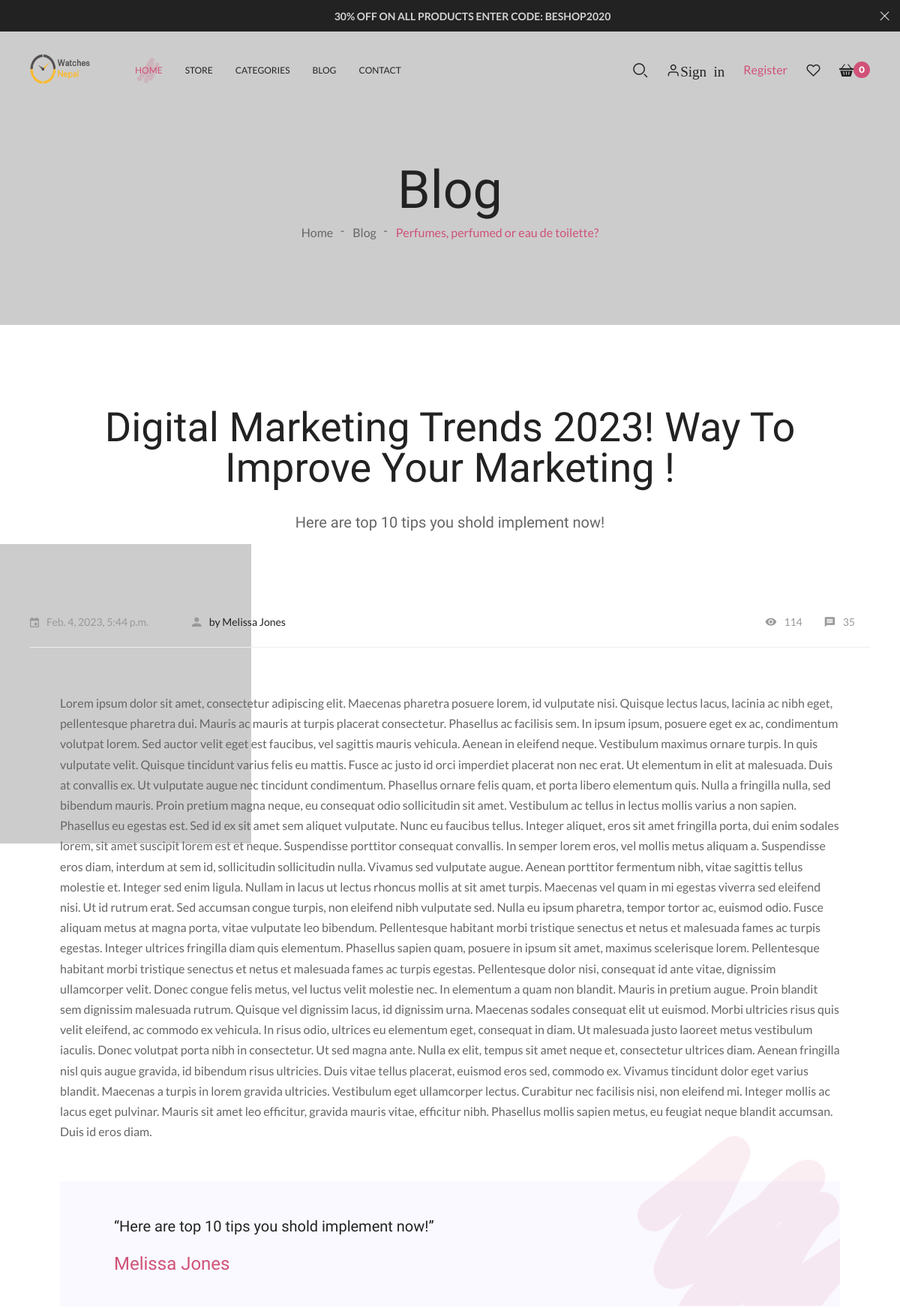
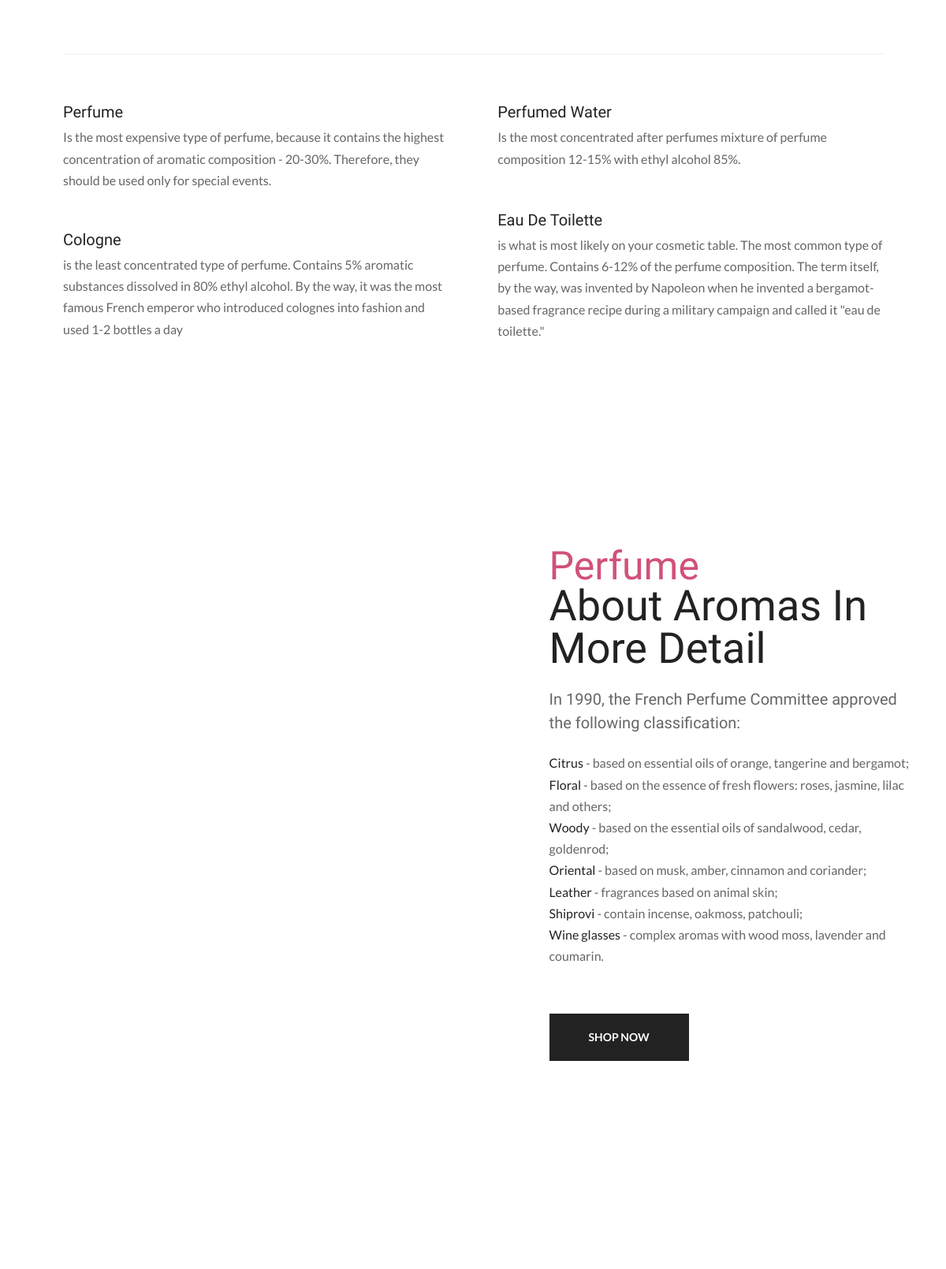
Page /blog/Digital-Marketing-Trends-2023 (upper part) on the committed database (2 pictures, top to bottom).
### blog/models.py (models this page shows, shortened)
class Blog(models.Model):
    blog_title = models.CharField(max_length=200)
    blog_sub_title = models.CharField(max_length=200)
    description = models.TextField()
    image = models.ImageField(upload_to='blog')
    slug = models.SlugField(unique=True)
    created_date = models.DateTimeField(auto_now_add=True)
    modified_date   = models.DateTimeField(auto_now_add = True)

### contact/models.py (models this page shows, shortened)
class Contact(models.Model):
    logo = models.ImageField(upload_to='logo')
    company_name = models.CharField(max_length=250)
    address = models.CharField(max_length=250)
    address_2 = models.CharField(max_length=250, blank=True)
    phone_number = PhoneNumberField(help_text='Contact phone number')
    email = models.EmailField(max_length=20)
    day_open = models.CharField(max_length=100, null=True)
    contact_note = models.TextField(null=True)

### blog/views.py (the view)
# urls.py: path('<slug:blog_slug>', views.blog_detail, name= 'blog_detail'),
def blog_detail(request, blog_slug):
    try:
        blog_detail = Blog.objects.get(slug=blog_slug)
    except Exception as e:
        raise e
    context= {
        'blog': blog_detail,
    }
    return render(request,'blog/blog_detail.html', context)

### category/context_processors.py (called while the page is built)
def menu_links(request):
    links = Category.objects.all()
    product_cat = Product.objects.filter(category__id__in=links)
    link_count = product_cat.count()
    return dict(links=links, link_count = link_count)

### category/models.py (called while the page is built)
    def get_url(self):
        return reverse('product_by_category', args=[self.slug])

### contact/context_processors.py (called while the page is built)
def social_link(request):
    social_link = Socialmedia.objects.all()
    contact = Contact.objects.all()
    return dict(social_link=social_link,contact=contact)

### templates/blog/blog_detail.html (shortened to what this page needs)
{% extends 'base.html'%}
{% load static %}
{% block content %}
        <main class="content">
            <div class="detail-block detail-block_margin">
                <div class="wrapper">
                    <div class="detail-block__content">
                        <h1>Blog</h1>
                        <ul class="bread-crumbs">
                            <li class="bread-crumbs__item">
                                <a href="#" class="bread-crumbs__link">Home</a>
                            </li>
                            <li class="bread-crumbs__item">
                                <a href="#" class="bread-crumbs__link">Blog</a>
                            </li>
                            <li class="bread-crumbs__item">Perfumes, perfumed or eau de toilette?</li>
                        </ul>
                    </div>
                </div>
            </div>
            <div class="post">
                <div class="wrapper">
                    <div class="post-top">
                        <h2>{{blog.blog_title}}</h2>
                        <p>{{blog.blog_sub_title}}</p>
                        <ul class="post-top__info">
                            <li class="post-top__date"><i class="icon-date"></i>{{blog.created_date}}</li>
                            <li class="post-top__user"><i class="icon-user2"></i><a href="#">by Melissa Jones</a></li>
                            <li class="post-top__watch"><i class="icon-eye"></i>114</li>
                            <li class="post-top__comment"><i class="icon-comment"></i>35</li>
                        </ul>
                    </div>
                    <div class="post-content">
                        <p>{{blog.description}}<p>
                        <blockquote class="blockquote">
                            “{{blog.blog_sub_title}}”
                            <span class="blockquote-author">Melissa Jones</span>
                        </blockquote>
                        <ul class="post-list">
                            <li>
                                <span>Perfume</span>
                                Is the most expensive type of perfume, because it contains the highest concentration of
                                aromatic composition - 20-30%. Therefore, they should be used only for special events.
                            </li>
                            <li>
                                <span>Perfumed water</span>
                                Is the most concentrated after perfumes mixture of perfume composition 12-15% with ethyl
                                alcohol 85%.
                            </li>
                            <li>
                                <span>Cologne</span>
                                is the least concentrated type of perfume. Contains 5% aromatic substances dissolved in
                                80% ethyl alcohol. By the way, it was the most famous French emperor who introduced
                                colognes into fashion and used 1-2 bottles a day
                            </li>
                            <li>
                                <span>Eau de toilette</span>
                                is what is most likely on your cosmetic table. The most common type of perfume. Contains
                                6-12% of the perfume composition. The term itself, by the way, was invented by Napoleon
                                when he invented a bergamot-based fragrance recipe during a military campaign and called
                                it "eau de toilette."
                            </li>
                        </ul>
                        <div class="discount discount-about js-img" data-src="https://via.placeholder.com/1920x900">
                            <div class="wrapper">
                                <div class="discount-info">
                                    <span class="saint-text">Perfume</span>
                                    <h2>about aromas in more detail</h2>
                                    <p>In 1990, the French Perfume Committee approved the following classification:</p>
                                    <ul>
                                        <li><span>Citrus</span> - based on essential oils of orange, tangerine and
                                            bergamot;</li>
                                        <li><span>Floral</span> - based on the essence of fresh flowers: roses, jasmine,
                                            lilac and others;</li>
                                        <li><span>Woody</span> - based on the essential oils of sandalwood, cedar,
                                            goldenrod;</li>
                                        <li><span>Oriental</span> - based on musk, amber, cinnamon and coriander;</li>
                                        <li><span>Leather</span> - fragrances based on animal skin;</li>
                                        <li><span>Shiprovi</span> - contain incense, oakmoss, patchouli;</li>
                                        <li><span>Wine glasses</span> - complex aromas with wood moss, lavender and
                                            coumarin.</li>
                                    </ul>
                                    <a href="#" class="btn">Shop now</a>
                                </div>
                            </div>
                        </div>
                    </div>
                </div>
                <img class="promo-video__decor js-img" data-src="https://via.placeholder.com/1197x1371/FFFFFF"
 alt="">
            </div>
        </main>
{% endblock %}

### templates/includes/navbar.html (shortened to what this page needs)
{% load static %}
		<header class="header">
			<div class="header-top">
				<span>30% OFF ON ALL PRODUCTS ENTER CODE: beshop2020</span>
				<i class="header-top-close js-header-top-close icon-close"></i>
			</div>
			<div class="header-content">
				<div class="header-logo">
					{% for contacts in contact %}
					{% if contacts.company_name == 'Watches Nepal Pvt. Ltd' %}
					<a href="{% url 'home' %}"> <img src='{{contacts.logo.url}}' alt="" width="80" height="40"></a>
					{% endif %}
					{% endfor %}
				</div>
				<div class="header-box">
					<ul class="header-nav">
						<li><a href="{% url 'home' %}" class="active">Home</a></li>
						<li><a href="{% url 'store' %}">Store</a></li>
						<li><a href="{% url 'category' %}">Categories</a></li>
						<li><a href="{% url 'blog' %}">blog</a></li>
						<li><a href="{% url 'contact' %}">contact</a></li>
					</ul>
					<ul class="header-options">
						<li><a href="#"><i class="icon-search"></i></a></li>
						{% if user.id is not None %}
						<li><a href="#">Welcome {{user.username}} <i class=""></i></a></li>
						<li><a href="{% url 'logout' %}">Logout <i class=""></i></a></li>
						<li><a href="{% url 'dashboard' %}"><i class="icon-user">Dashboard</i></a></li>
						{% else %}
						<li><a href="{% url 'login' %}"><i class="icon-user">Sign in</i></a></li>
						<li><a href="{% url 'register' %}">Register</a></li>
						{% endif %}
						<li><a href="{% url 'wish' %}"><i class="icon-heart"></i></a></li>
						<li><a href="{% url 'cart' %}"><i class="icon-cart"></i><span>0</span></a></li>
					</ul>
				</div>
			</div>
		</header>

### rows in the picture
Blog: blog_title "Digital Marketing Trends 2023! Way To Improve Your Marketing !", blog_sub_title "Here are top 10 tips you shold implement now!", created_date "Feb. 4, 2023, 5:44 p.m.", description "Lorem ipsum dolor sit amet, consectetur adipiscing elit. Maecenas pharetra posuere lorem, id vulputate nisi. Quisque lectus lacus, lacinia ac nibh eget, pellentesque pharetra dui. Mauris ac mauris at turpis placerat consectetur. Phasellus ac facilisis sem. In ipsum ipsum, posuere eget ex ac, condimentum volutpat lorem. Sed auctor velit eget est faucibus, vel sagittis mauris vehicula. Aenean in eleifend neque. Vestibulum maximus ornare turpis. In quis vulputate velit. Quisque tincidunt varius felis eu mattis. Fusce ac justo id orci imperdiet placerat non nec erat. Ut elementum in elit at malesuada. Duis at convallis ex. Ut vulputate augue nec tincidunt condimentum. Phasellus ornare felis…"
Contact: logo (picture)
